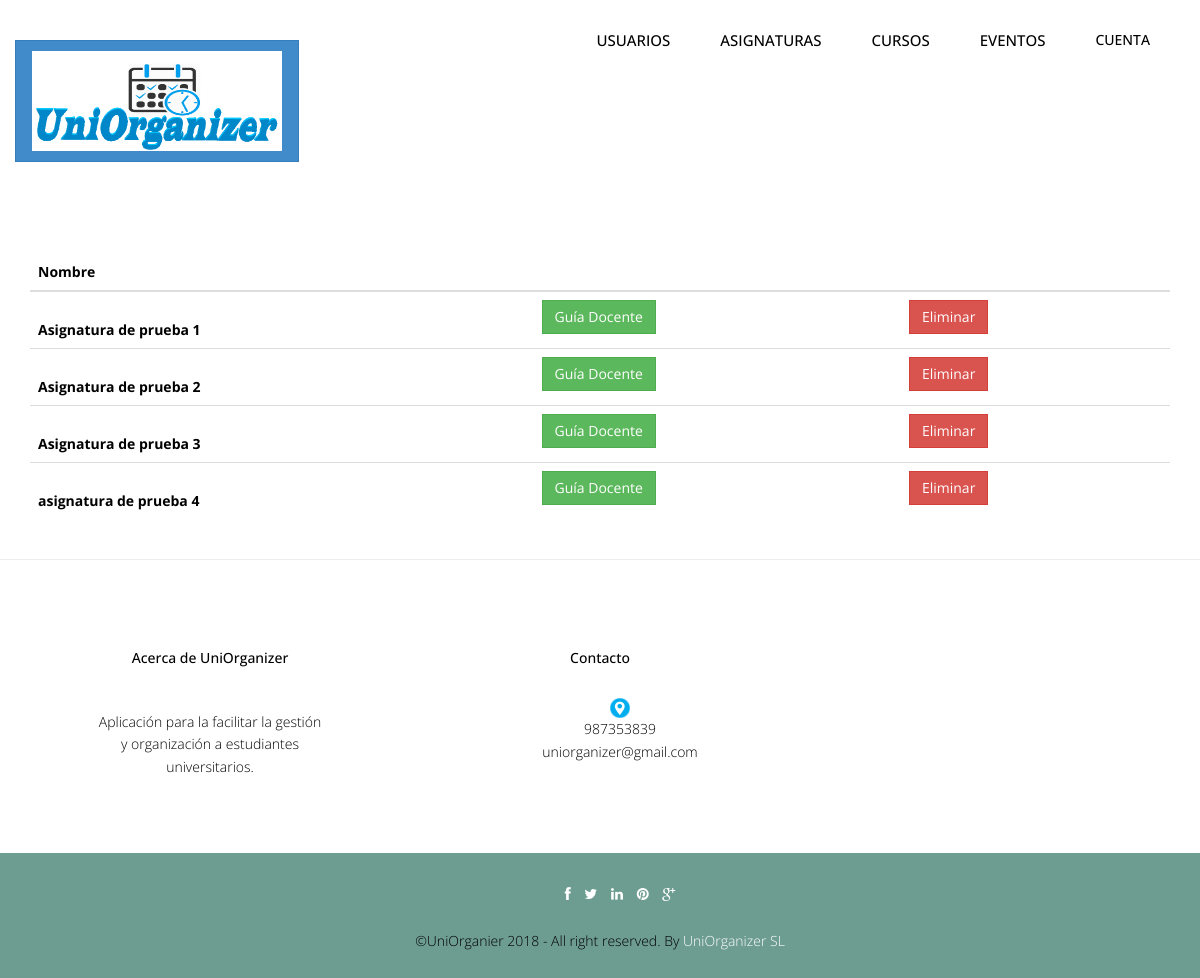
The page /Controllers/ASIGNATURA_Controller.php (signed in) on the database its author committed.
### tables this page shows
CREATE TABLE `asignatura` (
  `idAsignatura` int(10) NOT NULL,
  `nombreAsignatura` varchar(200) NOT NULL
);

### Models/ASIGNATURA_Model.php (called while the page is built, shortened)
<?php
include_once '../Functions/LibraryFunctions.php';
class ASIGNATURA_Model {
    function ConectarBD() {
        $this->mysqli = new mysqli("localhost", "root", "", "uniorganizer");
    }
    function Listar() {
        $sql = "SELECT * FROM asignatura";
        if (!($resultado = $this->mysqli->query($sql))) {
            return 'Error en la consulta sobre la base de datos.';
        } else {
            $toret = array();
            $i = 0;
            while ($fila = $resultado->fetch_array()) {
                $toret[$i] = $fila;
                $i++;
            }
            return $toret;
        }
    }
}
?>

### Views/ASIGNATURA_SHOWALL_Vista.php (the view, shortened to what this page needs)
<?php
class ASIGNATURA_SHOWALL{
    private $datos;
	private $tipoUsuario;
    function __construct($array, $tipoUsuario, $volver) {
		$this->datos = $array;
		$this->tipoUsuario = $tipoUsuario;
        $this->render();
    }
    function render()
	{
        ?>
		<div class="container">
            <br>
			<table class="table">
				<thead class="thead-dark">
					<tr>
						<th scope="col"><?php echo $strings['asignaturanombre']; ?></th>
						<th scope="col"></th>
						<th scope="col"></th>
					</tr>
				</thead>
				<tbody>
		<?php
		foreach($this->datos as $valor)
		{?>
					<tr>
						<th><br><?php echo $valor['1']; ?></th>
						<td><a href="https://secretaria.uvigo.gal/docnet-nuevo/guia_docent/index.php<?php echo $valor['href'];?>"><button type="button" class="btn btn-success"><?php echo $strings['Guia'];?></button></a></td><?php
						if($this->tipoUsuario==1){
							?><td><a href="?accion=vistaeliminar&id=<?php echo $valor['0'];?>"><button type="button" class="btn btn-danger"><?php echo $strings['asignaturaeliminar'];?></button></a></td><?php
						}?>
					</tr>
			<?php
		}?>
				</tbody>
			</table>
		</div>
		<?php
        include '../Views/footer.php';
    }
}
?>

### css/style.css (style rules this page uses)
body { font-family:'Open Sans', Arial, sans-serif; font-size:14px; font-weight:300; line-height:1.6em; color:#000; background-color:#fff; }
.link-list ul,li,a { color:#000; list-style:none; }

### css/overwrite.css (style rules this page uses)
.btn { text-shadow: none; background-image:none; border-color: none; border-bottom-color: none; -webkit-box-shadow: none; -moz-box-shadow: none; box-shadow: none; }
.btn { outline:0; -webkit-border-radius: 0; -moz-border-radius: 0; border-radius: 0; }

### rows shown on the page
asignatura: nombreAsignatura "Asignatura de prueba 1"
asignatura: nombreAsignatura "Asignatura de prueba 2"
asignatura: nombreAsignatura "Asignatura de prueba 3"
asignatura: nombreAsignatura "asignatura de prueba 4"

### other values the page prints
$strings['Cuenta'] "CUENTA"
$strings['asignaturanombre'] "Nombre"
